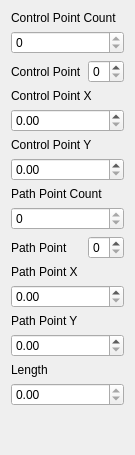
         <widget class="QWidget" name="scrollAreaWidgetContents_3">
          <property name="geometry">
           <rect>
            <x>0</x>
            <y>0</y>
            <width>135</width>
            <height>455</height>
           </rect>
          </property>
          <layout class="QVBoxLayout" name="verticalLayout_7">
           <item>
            <layout class="QFormLayout" name="formLayout_3">
             <property name="rowWrapPolicy">
              <enum>QFormLayout::RowWrapPolicy::WrapLongRows</enum>
             </property>
             <item row="0" column="0">
              <widget class="QLabel" name="bspline_controlPointCountLabel">
               <property name="text">
                <string>Control Point Count</string>
               </property>
              </widget>
             </item>
             <item row="0" column="1">
              <widget class="QSpinBox" name="bspline_controlPointCount">
               <property name="readOnly">
                <bool>true</bool>
               </property>
              </widget>
             </item>
             <item row="1" column="0">
              <widget class="QLabel" name="bspline_controlPointLabel">
               <property name="text">
                <string>Control Point</string>
               </property>
              </widget>
             </item>
             <item row="1" column="1">
              <widget class="QSpinBox" name="bspline_controlPoint"/>
             </item>
             <item row="2" column="0">
              <widget class="QLabel" name="bspline_controlPointXLabel">
               <property name="text">
                <string>Control Point X</string>
               </property>
              </widget>
             </item>
             <item row="2" column="1">
              <widget class="QDoubleSpinBox" name="bspline_controlPointX"/>
             </item>
             <item row="3" column="0">
              <widget class="QLabel" name="bspline_controlPointYLabel">
               <property name="text">
                <string>Control Point Y</string>
               </property>
              </widget>
             </item>
             <item row="3" column="1">
              <widget class="QDoubleSpinBox" name="bspline_controlPointY"/>
             </item>
             <item row="4" column="0">
              <widget class="QLabel" name="bspline_pathPointCountLabel">
               <property name="text">
                <string>Path Point Count</string>
               </property>
              </widget>
             </item>
             <item row="4" column="1">
              <widget class="QSpinBox" name="bspline_pathPointCount">
               <property name="readOnly">
                <bool>true</bool>
               </property>
              </widget>
             </item>
             <item row="5" column="0">
              <widget class="QLabel" name="bspline_pathPointLabel">
               <property name="text">
                <string>Path Point</string>
               </property>
              </widget>
             </item>
             <item row="5" column="1">
              <widget class="QSpinBox" name="bspline_pathPoint"/>
             </item>
             <item row="6" column="0">
              <widget class="QLabel" name="bspline_pathPointXLabel">
               <property name="text">
                <string>Path Point X</string>
               </property>
              </widget>
             </item>
             <item row="6" column="1">
              <widget class="QDoubleSpinBox" name="bspline_pathPointX"/>
             </item>
             <item row="7" column="0">
              <widget class="QLabel" name="bspline_pathPointYLabel">
               <property name="text">
                <string>Path Point Y</string>
               </property>
              </widget>
             </item>
             <item row="7" column="1">
              <widget class="QDoubleSpinBox" name="bspline_pathPointY"/>
             </item>
             <item row="8" column="0">
              <widget class="QLabel" name="bspline_lengthLabel">
               <property name="text">
                <string>Length</string>
               </property>
              </widget>
             </item>
             <item row="8" column="1">
              <widget class="QDoubleSpinBox" name="bspline_length">
               <property name="readOnly">
                <bool>true</bool>
               </property>
              </widget>
             </item>
            </layout>
           </item>
          </layout>
         </widget>
